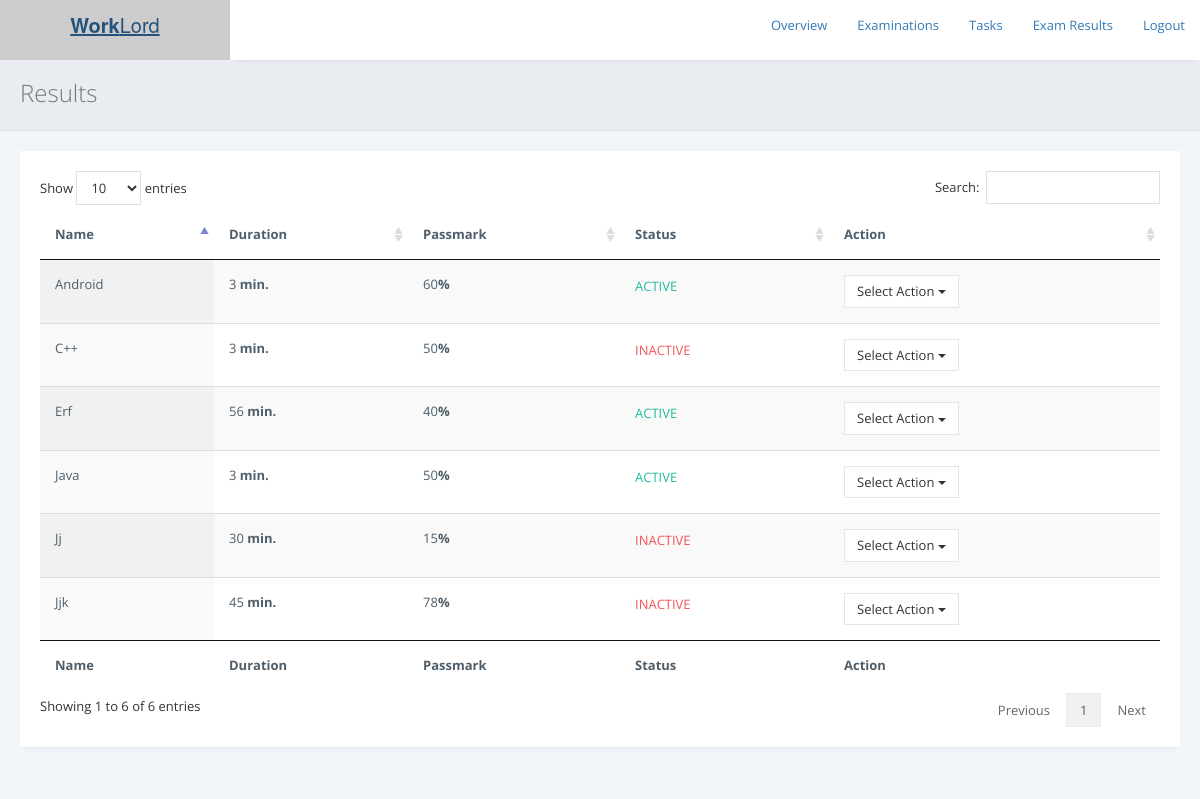
Screenshot of /exams/admin/results.php with the database file from the repository.
### tables this page shows
CREATE TABLE `examinations` (
  `exam_id` varchar(255) NOT NULL,
  `exam_name` varchar(255) NOT NULL,
  `duration` int(255) NOT NULL,
  `passmark` int(255) NOT NULL,
  `terms` longtext NOT NULL,
  `status` varchar(255) NOT NULL DEFAULT 'Inactive'
);

### exams/admin/results.php (the view, shortened to what this page needs)
<?php
include 'includes/check_reply.php';
?>
<!DOCTYPE html>
<html>
<head>
<link rel="stylesheet" href="https://cdnjs.cloudflare.com/ajax/libs/twitter-bootstrap/3.3.7/css/bootstrap.min.css">
<link rel="stylesheet" href="https://cdnjs.cloudflare.com/ajax/libs/font-awesome/4.7.0/css/font-awesome.min.css">
<link rel="stylesheet" href="https://cdnjs.cloudflare.com/ajax/libs/ionicons/2.0.1/css/ionicons.min.css">
<link rel="stylesheet" href="../../css/AdminLTE.min.css">
        <link href="../assets/plugins/pace-master/themes/blue/pace-theme-flash.css" rel="stylesheet"/>
        <link href="../assets/plugins/uniform/css/uniform.default.min.css" rel="stylesheet"/>
        <link href="../assets/plugins/bootstrap/css/bootstrap.min.css" rel="stylesheet" type="text/css"/>
        <link href="../assets/plugins/fontawesome/css/font-awesome.css" rel="stylesheet" type="text/css"/>
        <link href="../assets/plugins/line-icons/simple-line-icons.css" rel="stylesheet" type="text/css"/>
        <link href="../assets/plugins/offcanvasmenueffects/css/menu_cornerbox.css" rel="stylesheet" type="text/css"/>
        <link href="../assets/plugins/waves/waves.min.css" rel="stylesheet" type="text/css"/>
        <link href="../assets/plugins/switchery/switchery.min.css" rel="stylesheet" type="text/css"/>
        <link href="../assets/plugins/3d-bold-navigation/css/style.css" rel="stylesheet" type="text/css"/>
        <link href="../assets/plugins/slidepushmenus/css/component.css" rel="stylesheet" type="text/css"/>
        <link href="../assets/plugins/datatables/css/jquery.datatables.min.css" rel="stylesheet" type="text/css"/>
        <link href="../assets/plugins/datatables/css/jquery.datatables_themeroller.css" rel="stylesheet" type="text/css"/>
        <link href="../assets/plugins/x-editable/bootstrap3-editable/css/bootstrap-editable.css" rel="stylesheet" type="text/css">
        <link href="../assets/plugins/bootstrap-datepicker/css/datepicker3.css" rel="stylesheet" type="text/css"/>
		<link href="../assets/plugins/select2/css/select2.min.css" rel="stylesheet" type="text/css"/>
        <link href="../assets/css/modern.min.css" rel="stylesheet" type="text/css"/>
        <link href="../assets/css/themes/green.css" class="theme-color" rel="stylesheet" type="text/css"/>
        <link href="../assets/css/custom.css" rel="stylesheet" type="text/css"/>
        <link href="../assets/css/snack.css" rel="stylesheet" type="text/css"/>
        <link href="../assets/plugins/summernote-master/summernote.css" rel="stylesheet" type="text/css"/>
        <link href="../assets/plugins/bootstrap-datepicker/css/datepicker3.css" rel="stylesheet" type="text/css"/>
        <link href="../assets/plugins/bootstrap-colorpicker/css/colorpicker.css" rel="stylesheet" type="text/css"/>
        <link href="../assets/plugins/bootstrap-tagsinput/bootstrap-tagsinput.css" rel="stylesheet" type="text/css"/>
        <link href="../assets/plugins/bootstrap-timepicker/css/bootstrap-timepicker.min.css" rel="stylesheet" type="text/css"/>
    </head>
    <body <?php if ($ms == "1") { print 'onload="myFunction()"'; } ?> >
        <main class="content-wrap">
  <header class="main-header">
    <a href="../../index.php" class="logo logo-bg">
      <span class="logo-lg"><b>Work</b>Lord</span>
    </a>
    <nav class="navbar navbar-static-top">
      <div class="navbar-custom-menu">
        <ul class="nav navbar-nav">
		<li><a href="./">Overview</a></li>
		<li><a href="examinations.php">Examinations</a></li>
		<li><a href="tasks.php">Tasks</a></li>
		<li><a href="results.php">Exam Results</a></li>
		<li><a href="../../logout.php">Logout</a></li>
        </ul>
      </div>
    </nav>
  </header>
            <div class="page-inner">
                <div class="page-title">
                    <h3>Results</h3>
                </div>
                <div id="main-wrapper">
                    <div class="row">
                        <div class="col-md-12">
						<div class="row">
                            <div class="col-md-12">
                                <div class="panel panel-white">
                                    <div class="panel-body">
                                                        <div class="table-responsive">
										   <?php
										   include '../../db.php';
										   $sql = "SELECT * FROM examinations";
                                           $result = $conn->query($sql);
                                           if ($result->num_rows > 0) {
										print '
										<table id="example" class="display table" style="width: 100%; cellspacing: 0;">
                                        <thead>
                                            <tr>
                                                <th>Name</th>
                                                <th>Duration</th>
												<th>Passmark</th>
												<th>Status</th>
                                                <th>Action</th>
                                            </tr>
                                        </thead>
                                        <tfoot>
                                            <tr>
                                                <th>Name</th>
                                                <th>Duration</th>
												<th>Passmark</th>
												<th>Status</th>
                                                <th>Action</th>
                                            </tr>
                                        </tfoot>
                                        <tbody>';
                                           while($row = $result->fetch_assoc()) {
											   $status = $row['status'];
											   if ($status == "Active") {
											   $st = '<p class="text-success">ACTIVE</p>';
											   }else{
											   $st = '<p class="text-danger">INACTIVE</p>';
											   }
                                          print '
										       <tr>
                                                <td>'.$row['exam_name'].'</td>
												<td>'.$row['duration'].'<b> min.</b></td>
												<td>'.$row['passmark'].'<b>%</b></td>
												<td>'.$st.'</td>
                                                <td><div class="btn-group" role="group">
                                                <button type="button" class="btn btn-default dropdown-toggle" data-toggle="dropdown" aria-expanded="false">
                                                    Select Action
                                                    <span class="caret"></span>
                                                </button>
                                                <ul class="dropdown-menu" role="menu">
													<li><a href="view-results.php?eid='.$row['exam_id'].'">View Results</a></li>
                                                </ul>
                                            </div></td>
                                            </tr>';
                                           }
										   print '
									   </tbody>
                                       </table>  ';
                                            } else {
											print '
												<div class="alert alert-info" role="alert">
                                        Nothing was found in database.
                                    </div>';
                                           }
										   ?>
                                    </div>
                                    </div>
                                </div>
                            </div>
                        </div>
                        </div>
                    </div>
                </div>
            </div>
        </main>
    </body>
</html>

### rows the page displays
examinations: exam_name "Jjk", duration "45", passmark "78", status "INACTIVE"
examinations: exam_name "Erf", duration "56", passmark "40", status "ACTIVE"
examinations: exam_name "Java", duration "3", passmark "50", status "ACTIVE"
examinations: exam_name "Jj", duration "30", passmark "15", status "INACTIVE"
examinations: exam_name "C++", duration "3", passmark "50", status "INACTIVE"
examinations: exam_name "Android", duration "3", passmark "60", status "ACTIVE"
